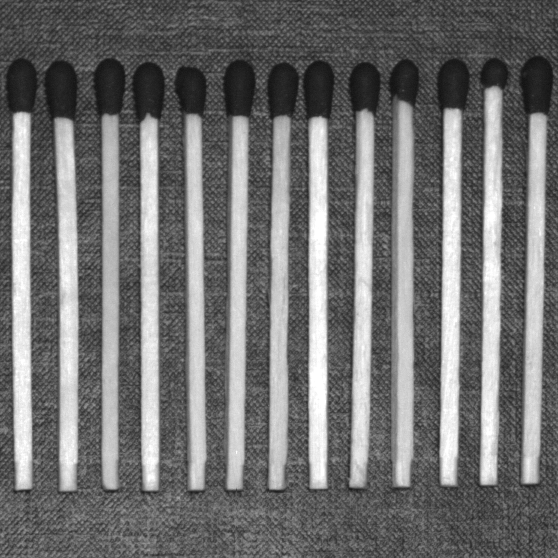
#> input picture matches.tif, 558 x 558 px
$ jupyter execute --allow-errors regional_attributes_colab.ipynb   (older library calls are emulated)
#> lines starting #> are read from the running program, lines starting #| are printed output that depends on the picture; after the words box and inside, x2 and y2 are one past the last pixel; in counts of white or black regions, pixels touching at a corner belong together; long printed decimals are rounded
<a href="https://colab.research.google.com/github/raulbenitez/PIB/blob/main/regional_attributes_colab.ipynb" target="_parent"></a>

# Extraction of regional attributes:

Quantitative characterization of an image requires the extraction of relevant regional properties of the image. This process is known as **feature extraction**.

There are several feature extraction apporoaches and in this session we are going to cover the most important ones:

- Basic regional properties: Based on region shape, intensity, color, size, etc.

- Advanced regional properties (texture analysis): Based on statistical properties of the distribution of pixels in the region: Homogeneity, entropy, uniformity, etc.

Let's get started.

# Part 1: Basic regional properties:

## 1. Start from labelled image (segmented regions):
In all regional feature extraction methods we should start from a semgented image with labelled regions or objects in an image:

[cell 1]
import matplotlib.pyplot as plt
import skimage as sk
from skimage import io

from skimage import data
from skimage.filters import threshold_otsu
from skimage.measure import label
from skimage.color import label2rgb

I = sk.io.imread('matches.tif') # read image using imread function
#> I is the input picture: shape (558, 558); min 17, max 255, mean 112.9
IG = sk.color.rgb2gray(I) # Convert RGB image to grayscale

# Apply Otsu threshold for segmentation :
thresh = threshold_otsu(IG)
#> thresh = 143
bw = IG > thresh # keep lighter regions with grayscale intensities above threshold
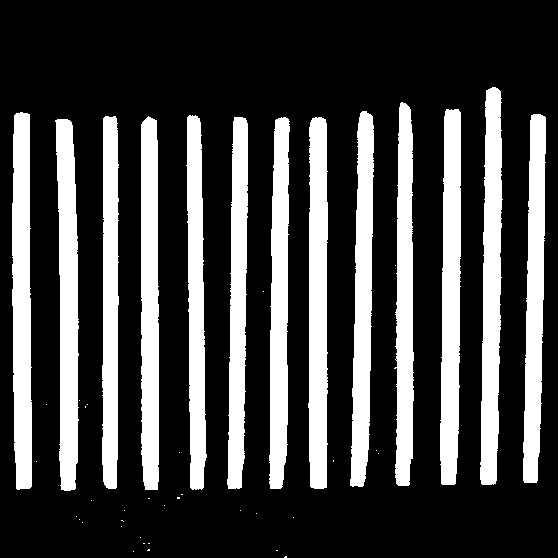
#> bw: shape (558, 558) bool; 26% white; 45 white regions (32 under 20 px)

# label image regions:
label_image, nregions = label(bw,return_num=True)
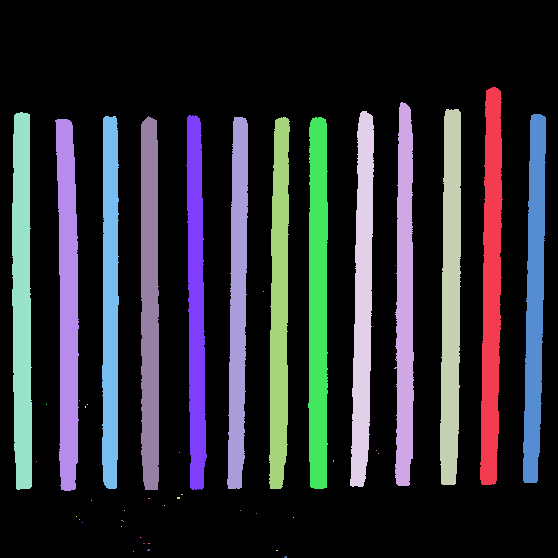
#> label_image: shape (558, 558) int32; 46 distinct labels, from 0 to 45; one colour per label, 0 black
#> nregions = 45
image_label_overlay = label2rgb(label_image, image=IG)
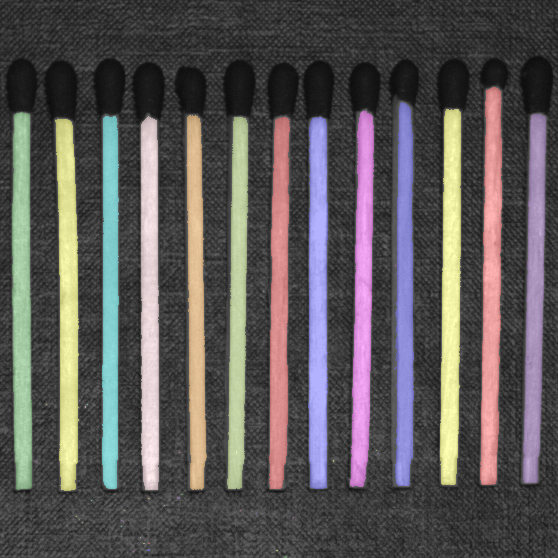
#> image_label_overlay: shape (558, 558, 3) float64; mean R, G, B 0.358, 0.343, 0.342

# Get some figures:
fig, axes = plt.subplots(1,3,figsize=(14, 9))
ax = axes.ravel()
ax[0].imshow(IG,cmap=plt.cm.gray)
ax[0].set_title('Original grayscale image')
ax[1].imshow(label_image,cmap=plt.cm.jet)
ax[1].set_title('Number of regions: {}'.format(nregions)) # set figure title
ax[2].imshow(image_label_overlay,cmap=plt.cm.jet)
ax[2].set_title('Segmented regions overlay')

ax[0].set_axis_off()
ax[1].set_axis_off()
ax[2].set_axis_off()
plt.tight_layout()
plt.show()

## 2. Obtain regional properties:

Let's obtain the basic regional properties using the function regionprops:

[cell 2]
from skimage.measure import regionprops
import numpy as np

props = regionprops(label_image)
#> props = 45 regions; largest, box (x1, y1, x2, y2) and area: (480, 87, 503, 485) 6735, (308, 117, 328, 489) 6637, (55, 119, 79, 491) 6629, (440, 109, 461, 485) 6615, (12, 112, 32, 490) 6567

Let's take a look to some of the available properties: For instance, for the region labelled as region 1 we have the following properties:

[cell 3]
fig, ax = plt.subplots(figsize=(5, 5))
ax.imshow(label_image==1)
ax.set_title('Region labelled as region 1') # set figure title
plt.tight_layout()
plt.show()

print('Area of Region 1: {} pixels'.format(props[0].area))
#| Area of Region 1: 6735.0 pixels
print('Centroiod of Region 1: {} '.format(props[0].centroid))
#| Centroiod of Region 1: (287.793, 491.122)
print('Eccentricity of Region 1: {}'.format(props[0].eccentricity))
#| Eccentricity of Region 1: 0.999
print('Major Axis Length of Region 1: {} pixels'.format(props[0].major_axis_length))
#| Major Axis Length of Region 1: 450.741 pixels
print('Minor Axis Length of Region 1: {} pixels'.format(props[0].minor_axis_length))
#| Minor Axis Length of Region 1: 19.723 pixels
print('Perimeter of Region 1: {} pixels'.format(props[0].perimeter))
#| Perimeter of Region 1: 849.865 pixels
print('Orientation of Region 1: {} degrees'.format(props[0].orientation))
#| Orientation of Region 1: -0.01315 degrees

The complete list of basic properties with a detailed description of their meaning can be found in https://scikit-image.org/docs/dev/api/skimage.measure.html#skimage.measure.regionprops

## 3. Inspection of the regions:

There are clearly too many regions (45), we shoud discard those correspoding to little sporious artefacts in the image. This becomes evident when we print the area itereting over regions. Note that the region number 1 is saved in props[0].

[cell 4]
for ireg in range(0,nregions):
    print('Area of region {} is = {} pixels'.format(ireg+1, props[ireg].area))
#> this loop made 45 passes
#| Area of region 1 is = 6735.0 pixels
#| Area of region 2 is = 5936.0 pixels
#> (further printed lines are left out)

It is obvious that regions with an area of few pixels should be considered as spourious artefacts of the segmentation. A reliable way of inspecting regional features is to represent the histogram of the features:

[cell 5]
import numpy as np

area = np.zeros(nregions)
for i in range(0,nregions):
    area[i] = props[i].area
#> after the loop, area = 45 values, max 6735 at index 0, min 1 at index 13, mean 1797.8

# Plot histogram of the areas
fig = plt.figure(figsize=(14, 10))
n, bins, patches = plt.hist(area, density=False, facecolor='g', alpha=0.75)
#> n = [32, 0, 0, 0, 0, 0, 0, 0, 5, 8]; bins = [1, 674.4, 1347.8, 2021.2, 2694.6, 3368, 4041.4, 4714.8, 5388.2, 6061.6, 6735]; patches = 10 items

plt.xlabel('Area')
plt.ylabel('Number of objects')
plt.title('Histogram of objects areas')
plt.show()

Further inspection reveals that there are indeed around 32 objects with small area 13 with large areas. We now identify which small regions correspond to spourious artefacts presenting small areas below 3000 pixels:

[cell 6]
ind_large = np.where(area > 3000)
#> ind_large = ([0, 1, 2, 3, 4, 5, 6, 7, 8, 9, 10, 11, 12],)
ind_lregions = np.array(ind_large)+1 #Note: region 1 is placed in component 0 or the props variable
area_large = area[ind_large]
#> area_large = [6735, 5936, 6615, 6184, 6567, 6004, 5687, 5600, 6323, 5827, 6103, 6637, 6629]
print('There are {} large objects'.format(len(area_large)))
#| There are 13 large objects
print('Large objects correspond to regions: {}'.format(ind_lregions))
#| Large objects correspond to regions: [[ 1  2  3  4  5  6  7  8  9 10 11 12 13]]
print('The areas of the large objects are: {}'.format(area_large))
#| The areas of the large objects are: [6735. 5936. 6615. 6184. 6567. 6004. 5687. 5600. 6323. 5827. 6103. 6637.
#|  6629.]

ind_small = np.where(area < 3000)
area_small = area[ind_small]
#> area_small = 32 values, max 6 at index 12, min 1 at index 0, mean 1.69
ind_sregions = np.array(ind_small)+1
print('There are {} small objects'.format(len(area_small)))
#| There are 32 small objects
print('Small objects correspond to regions: {}'.format(ind_sregions))
#| Small objects correspond to regions: [[14 15 16 17 18 19 20 21 22 23 24 25 26 27 28 29 30 31 32 33 34 35 36 37
#|   38 39 40 41 42 43 44 45]]
print('The areas of the small objects are {}'.format(area_small))
#| The areas of the small objects are [1. 1. 1. 1. 1. 2. 1. 1. 1. 2. 1. 2. 6. 2. 1. 1. 1. 1. 1. 1. 1. 1. 3. 1.
#|  1. 1. 2. 2. 5. 2. 1. 5.]

For instance, region labelled as 14 and its corresporing properties looks like this:

[cell 7]
fig, ax = plt.subplots(figsize=(20, 20))
ax.imshow(label_image==14)
ax.set_title('Region labelled as region 14') # set figure title
plt.tight_layout()
plt.show()
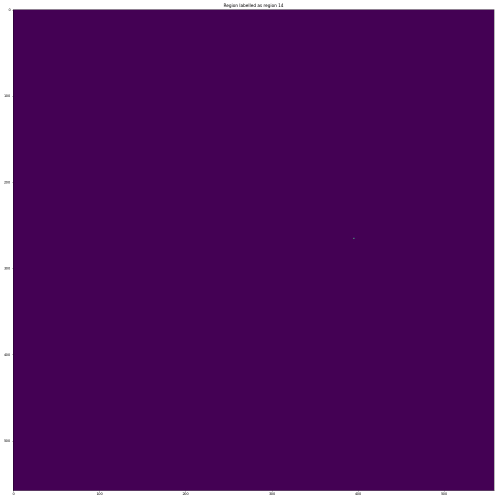
#> figure drawn by matplotlib, 1 panel

print('Area of Region 14: {} pixels'.format(props[13].area))
#| Area of Region 14: 1.0 pixels
print('Centroiod of Region 14: {} '.format(props[13].centroid))
#| Centroiod of Region 14: (265.0, 395.0)
print('Eccentricity of Region 14: {}'.format(props[13].eccentricity))
#| Eccentricity of Region 14: 0
print('Major Axis Length of Region 14: {} pixels'.format(props[13].major_axis_length))
#| Major Axis Length of Region 14: 0.0 pixels
print('Minor Axis Length of Region 14: {} pixels'.format(props[13].minor_axis_length))
#| Minor Axis Length of Region 14: 0.0 pixels
print('Perimeter of Region 14: {} pixels'.format(props[13].perimeter))
#| Perimeter of Region 14: 0.0 pixels
print('Orientation of Region 14: {} degrees'.format(props[13].orientation))
#| Orientation of Region 14: -0.7854 degrees

## 4. Removal of spourious regions:

Let's remove small objects from the labelled image so that we can work only with relevant objects in the image:

[cell 8]
for i in np.squeeze(ind_small): # loop over small (spourious) regions
    iregion = i+1
    label_image[label_image==iregion]=0 # set spourious region as background by re-labelling as zero
#> this loop made 32 passes

image_label_overlay = label2rgb(label_image, image=IG) # generate again the colormap assignment

fig, ax = plt.subplots(figsize=(14, 9))
ax.imshow(label_image,cmap=plt.cm.jet)
ax.set_axis_off()
plt.tight_layout()
plt.show()

## 5. Obtain final region properties:
Represent the **centroid and bounding box** of each object in the image:

[cell 9]
from skimage.measure import regionprops
import math

props = regionprops(label_image) # Obain again the properties after removal of spourious regions
#> props = 13 regions; largest, box (x1, y1, x2, y2) and area: (480, 87, 503, 485) 6735, (308, 117, 328, 489) 6637, (55, 119, 79, 491) 6629, (440, 109, 461, 485) 6615, (12, 112, 32, 490) 6567
print('The number of final regions is {}'.format(len(props)))
#| The number of final regions is 13

fig, ax = plt.subplots(figsize=(14,10))
ax.imshow(IG, cmap=plt.cm.gray)

for p in props:
    y0, x0 = p.centroid
    ax.plot(x0, y0, '.g', markersize=15)

    minr, minc, maxr, maxc = p.bbox
    bx = (minc, maxc, maxc, minc, minc)
    by = (minr, minr, maxr, maxr, minr)
    ax.plot(bx, by, '-b', linewidth=2.5)
#> this loop made 13 passes
#> (y0, x0, minr, minc, maxr, maxc, bx, by) on passes 1 to 2: (287.8, 491.1, 87, 480, 485, 503, (480, 503, 503, 480, 480), (87, 87, 485, 485, 87)), (300.1, 404.3, 102, 394, 486, 414, (394, 414, 414, 394, 394), (102, 102, 486, 486, 102))

ax.set_axis_off()
plt.show()
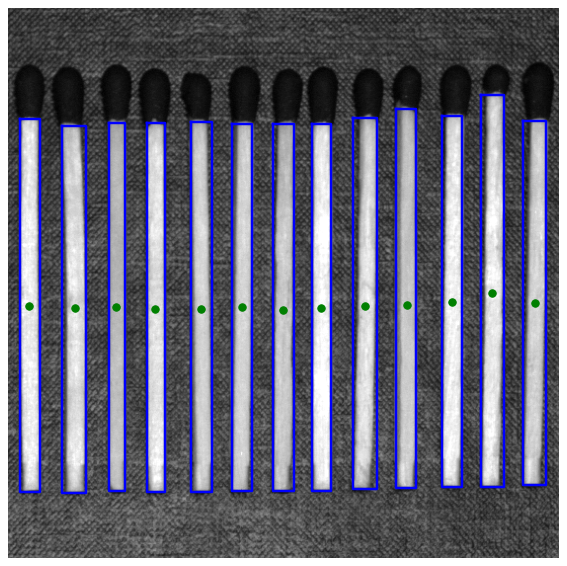
#> figure drawn by matplotlib, 1 panel

# Part 2: Texture-based regional properties:

Understanding the gray-level co-ocurrence matrix:

Each component of the co-ocurrence matrix g[i,j,d,theta] represents the number of times that grey-level j occurs at a distance d and at an angle theta from grey-level i:

[cell 10]
from skimage.feature import greycomatrix

image = np.array([[0, 0, 1, 1],[0, 0, 1, 1],[0, 2, 2, 2],[2, 2, 3, 3]], dtype=np.uint8)
g = greycomatrix(image, [1], [0], levels=4, normed=False, symmetric=False)
print(image)
print('Number of times that a grayscale level zero has a neighbour with value zero at a distance of 1 pixel to the right (angle equal zero): {}'.format(g[0,0,0,0]))
print('Number of times that a grayscale level zero has a neighbour with value 1 at a distance of 1 pixel to the right (angle equal zero): {}'.format(g[0,1,0,0]))
print('Number of times that a grayscale level 2 has a neighbour with value 2 at a distance of 1 pixel to the right (angle equal zero): {}'.format(g[2,2,0,0]))
print('Number of times that a grayscale level 2 has a neighbour with value 0 at a distance of 1 pixel to the right (angle equal zero): {}'.format(g[2,0,0,0]))

Once we have the GLCM we can compute the different texture properties:

Compute a feature of a grey level co-occurrence matrix to serve as a compact summary of the matrix. The properties are computed as follows:

- 'contrast': $\sum_{i,j=0}^{levels-1} P_{i,j}(i-j)^2$

- 'dissimilarity': $\sum_{i,j=0}^{levels-1}P_{i,j}|i-j|$

- 'homogeneity': $\sum_{i,j=0}^{levels-1}\frac{P_{i,j}}{1+(i-j)^2}$

- 'ASM': $\sum_{i,j=0}^{levels-1} P_{i,j}^2$

- 'energy':$\sqrt{ASM}$

- 'correlation': $\sum_{i,j=0}^{levels-1} P_{i,j}\left[\frac{(i-\mu_i) (j-\mu_j)}{\sqrt{(\sigma_i^2)(\sigma_j^2)}}\right]$


1. Obtain the gray-level co-ocurrence matrix of each of the regions in the image:

[cell 11]
import matplotlib.pyplot as plt

from skimage.feature import greycomatrix, greycoprops
from skimage import data

props = regionprops(label_image,intensity_image=IG) # Obain again the properties after removal of spourious regions

nregions = len(props)
#> nregions = 13

iregion = 0
props_texture = np.zeros((nregions,5))
for p in props:
    minr, minc, maxr, maxc = p.bbox
    I = IG[minc:maxc,minr:maxr]
    g = greycomatrix(I, [1], [0], levels=None, normed=True, symmetric=True)
    contrast = greycoprops(g, 'contrast')
    dissimilarity = greycoprops(g, 'dissimilarity')
    homogeneity = greycoprops(g, 'homogeneity')
    energy = greycoprops(g, 'energy')
    correlation = greycoprops(g, 'correlation')

    props_texture[iregion,0] = contrast
    props_texture[iregion,1] = dissimilarity
    props_texture[iregion,2] = homogeneity
    props_texture[iregion,3] = energy
    props_texture[iregion,4] = correlation

    iregion = iregion + 1
#> this loop made 13 passes
#> (minr, minc, maxr, maxc, contrast, dissimilarity, homogeneity, energy) on passes 1 to 4: (87, 480, 485, 503, [193.1], [10.84], [0.0948], [0.0181]), (102, 394, 486, 414, [345], [12.84], [0.111], [0.0216]), (109, 440, 485, 461, [333.5], [12.86], [0.102], [0.0159]), (111, 350, 487, 374, [327.7], [12.24], [0.113], [0.0186])
#> pass 1, `I = IG[minc:maxc,minr:maxr]`:
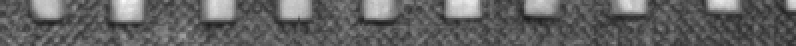
#> I: shape (23, 398) (shown 2 times larger); min 26, max 251, mean 97.7
#> pass 3, `I = IG[minc:maxc,minr:maxr]`:
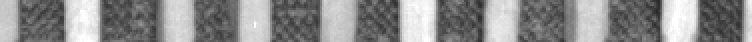
#> I: shape (21, 376) (shown 2 times larger); min 41, max 255, mean 139.8
#> after the loop:
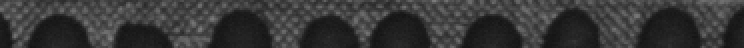
#> I: shape (24, 372) (shown 2 times larger); min 20, max 124, mean 55.1
#> after the loop, iregion = 13; props_texture = 13 rows, first 6: [193.1, 10.84, 0.0948, 0.0181, 0.93], [345, 12.84, 0.111, 0.0216, 0.957], [333.5, 12.86, 0.102, 0.0159, 0.955], [327.7, 12.24, 0.113, 0.0186, 0.96], [128.3, 9.12, 0.103, 0.0246, 0.696], [188.5, 10.97, 0.0862, 0.02, 0.705]

# Export all features as a Pandas dataframe:
import pandas as pd
df = pd.DataFrame(props_texture,columns=['Contrast', 'dissimilarity','homogeneity','energy','correlation'])
#> df = table of 13 rows and 5 columns
df.to_excel("Texture_features.xlsx")
df
#> Out = table of 13 rows and 5 columns

# Part 3: Advanced statistical features: Shannon's entropy:

**Shannon's entropy and information of a signal**

In physics, entropy is a measure of the disorder of a system:

Boltzmann's entropy equation $S = k_B \log W$ where $k_B = 1.3807 \times 10^{-23}$ J/K is the Boltzmann's constant and $W$ is the number of dynamical configutations of a physical system (positions and velocities of the particles in a gas, for instance).

Shannon's entropy:

In computer science we can extend the concept of entropy by defining a set of states ${a_0,a_1,\dots,a_n}$ with a probability of occurence in a certain message given by ${p_0,p_1,\dots,p_n}$.

In the case of a digital image, the states will correspond to grayscale levels of a pixel in an image and therefore ina n-bit grayscale image we have ${a_0,a_1,\dots,a_n} = {0,1,\dots,2^n-1}$. The histogram of the image will tell us the probability of each intensity levels ${p_0,p_1,\dots,p_n}$.

Shannon's entroy is defined as:

### $H = -\sum_{i=1}^n p_i \log_2(p_i)$ (bits)

Let's consider some cases as examples:

- **Image with a constant histogram**: Equal probability of occurrence of all intensity levels ${p_0=1/n,p_1=1/n,p_2=1/n,p_3=1/n \dots,p_n=1/n}$ and therefore the maximum possible Shannon's entropy $H=n$ bits. Such image can not be compressed and n bits are required in order to represent the intensity levels of the image.

- **Binary image with half of the pixels with an intensity level of 0 and half with an intensity level of 1:** In this case we have a histogram ${p_0=0.5,p_1=0.5,p_2=0,p_3=0\dots,p_n=0}$. This image will have a Shannon's entropy of $H=1$ bits since only 1 bit is required to represent the intensity levels of the pixels.

- **Binary image of N pixels with all pixels with an intensity level of 0 except one pixel with an intensity level of 1:** In this case we have a histogram ${p_0=(N-1)/N,p_1=1/N,p_2=0,p_3=0\dots,p_n=0}$. This image will have a Shannon's entropy of $H\sim 0$ bits because we need much less than 1 bit to represent the intensity levels of the pixels (most of them are zero anyway).

[cell 12]
import matplotlib.pyplot as plt
import numpy as np

# 1. Image with constant histogram:
I1 = np.random.randint(256,size=(256,256))

# Obtain probability of ocurrence of each grayscale level from image histogram:
v = I1.flatten() # Flatten image as row vector:
probg,edges = np.histogram(v,bins=np.arange(256), density=True)
eps = 1e-16
# Compute Shannon's entropy:
probg = probg + eps
H1 = -np.sum(probg * np.log2(probg), axis=0)

# 2. Binary image with half of the pixels 0 and half 1:
I2 = np.random.randint(2,size=(256,256))

# Obtain probability of ocurrence of each grayscale level from image histogram:
v = I2.flatten() # Flatten image as row vector:
probg,edges = np.histogram(v,bins=np.arange(256), density=True)
eps = 1e-16
# Compute Shannon's entropy:
probg = probg + eps
H2 = -np.sum(probg * np.log2(probg), axis=0)

# 3. Binary image with half of the pixels 0 and half 1:
I3 = np.zeros((256,256))
I3[128,128]=1
# Obtain probability of ocurrence of each grayscale level from image histogram:
v = I3.flatten() # Flatten image as row vector:
probg,edges = np.histogram(v,bins=np.arange(256), density=True)
eps = 1e-16
# Compute Shannon's entropy:
probg = probg + eps
H3 = -np.sum(probg * np.log2(probg), axis=0)

fig, axes = plt.subplots(1,3,figsize=(14, 9))
ax = axes.ravel()
ax[0].imshow(I1,cmap=plt.cm.gray)
ax[0].set_title('Constant histogram: H = {0:1.4f} bits'.format(H1))
ax[1].imshow(I2,cmap=plt.cm.gray)
ax[1].set_title('Balanced Binary image: H = {0:1.7f} bits'.format(H2))
ax[2].imshow(I3,cmap=plt.cm.gray)
ax[2].set_title('Dark image: H= {0:1.7f} bits'.format(H3))

ax[0].set_axis_off()
ax[1].set_axis_off()
ax[2].set_axis_off()
plt.tight_layout()
plt.show()
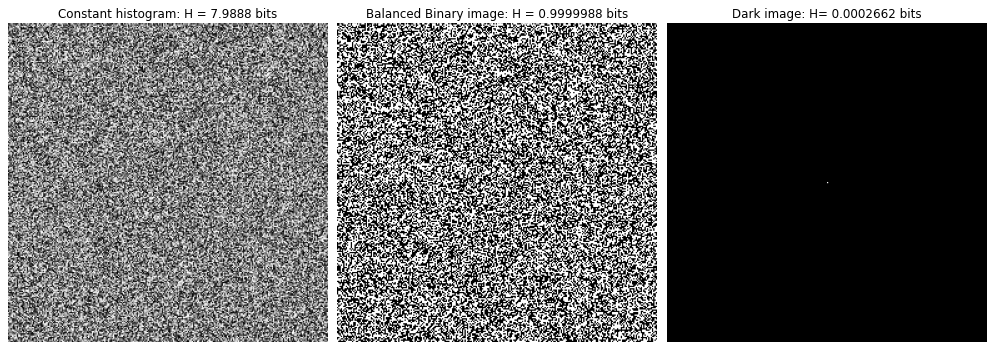
#> figure drawn by matplotlib, 3 panels

## Entropy of regions:

Compute entropy of the different objects in the previous segmentation example:

[cell 13]
import matplotlib.pyplot as plt
import numpy as np

iregion = 0
entropy = np.zeros(nregions)
for p in props:
    minr, minc, maxr, maxc = p.bbox
    I = IG[minc:maxc,minr:maxr]
    v = I.flatten() # Flatten image as row vector:
    # Probability of ocurrence of each grayscale level
    probg,edges = np.histogram(v,bins=np.arange(256), density=True)
    eps = 1e-16
    probg = probg + eps
    H = -np.sum(probg * np.log2(probg), axis=0) # Compute Shannon's entropy
    entropy[iregion] = H
    iregion = iregion + 1
#> this loop made 13 passes
#> (minr, minc, maxr, maxc, H) on passes 1 to 4: (87, 480, 485, 503, 6.78), (102, 394, 486, 414, 7.23), (109, 440, 485, 461, 7.31), (111, 350, 487, 374, 7.22)
#> after the loop, entropy = [6.78, 7.23, 7.31, 7.22, 5.85, 6.17, 7.27, 6.91, 7.27, 7.26, 7.25, 7.24, 6.16]; iregion = 13

print('Entropy of the objects: {}'.format(entropy))
#| Entropy of the objects: [6.778 7.228 7.313 7.216 5.854 6.171
#|  7.273  6.907 7.265  7.256 7.253 7.241
#|  6.163]

## Comparing texture features and Shannon's entropy:

Comparing the contrast (obtained from the co-ocurrence matrix) and the Shannon's entropy,
we observe that regions with a smaller contrast present a decrease in the Shannon's entroppy and therefore can be easily compressed by encoding their pixels with a lower number of bits.

[cell 14]
fig = plt.figure(figsize=(14, 10))
plt.scatter(props_texture[:,0], entropy)
plt.ylabel('Entropy')
plt.xlabel('Contrast')
plt.title("Region entropy vs Region contrast")
plt.show()
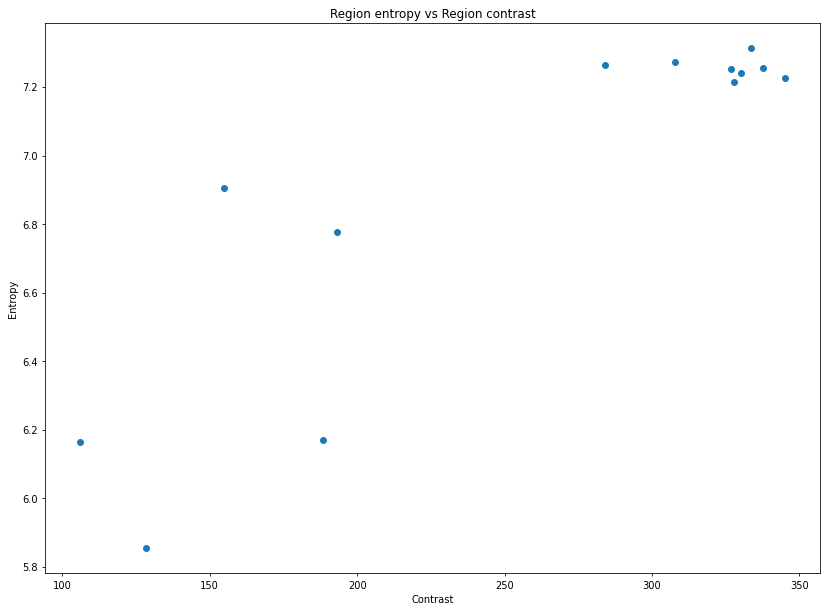
#> figure drawn by matplotlib, 1 panel
